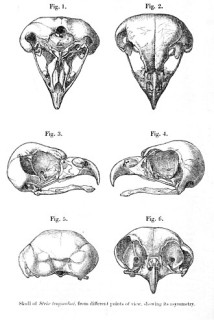
#> input picture tests/fixtures/composition/images/real_candidates/commons-balanced-negative-10.jpg, 214 x 320 px
$ python -i linear.py   (imports and definitions only)   (older library calls are emulated)
#> lines starting #> are read from the running program, lines starting #| are printed output that depends on the picture; after the words box and inside, x2 and y2 are one past the last pixel; in counts of white or black regions, pixels touching at a corner belong together
#> further down, picture is the input picture: shape (320, 214); min 5, max 255, mean 228.9
from __future__ import annotations

import math

import cv2
import numpy as np

from src.core.composition.features import CompositionFeatures, LineFeature
from src.core.composition.thresholds import evidence_weight
from src.core.entities import CompositionEvidenceType, CompositionMode

from .common import evidence, normalized_line, point, result


def _cross_silhouette_strength(gray: np.ndarray) -> tuple[float, tuple[float, float] | None]:
    blurred = cv2.GaussianBlur(np.asarray(gray), (5, 5), 0)
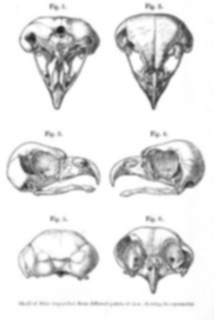
#> blurred: shape (320, 214); min 27, max 255, mean 228.9
    _, binary = cv2.threshold(
        blurred,
        0,
        255,
        cv2.THRESH_BINARY + cv2.THRESH_OTSU,
    )
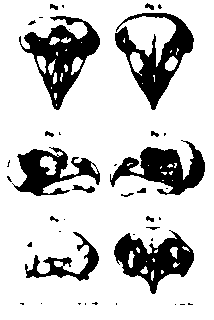
#> binary: shape (320, 214); 79.8% white; 42 black regions (25 under 20 px), largest, box (x1, y1, x2, y2) and area: (19, 16, 100, 110) 2927, (115, 13, 194, 110) 2761, (114, 230, 194, 294) 2417
    height, width = binary.shape
#> height = 320; width = 214
    image_area = height * width
#> image_area = 68480
    best_strength = 0.0
    best_center = None
    for mask in (binary, cv2.bitwise_not(binary)):
        contours, _ = cv2.findContours(
            mask,
            cv2.RETR_EXTERNAL,
            cv2.CHAIN_APPROX_SIMPLE,
        )
        for contour in contours:
            area_ratio = cv2.contourArea(contour) / image_area
            if not 0.015 <= area_ratio <= 0.6:
                continue
            x, y, box_width, box_height = cv2.boundingRect(contour)
            if box_width < 0.15 * width or box_height < 0.15 * height:
                continue
            center_x = (x + box_width / 2.0) / width
            center_y = (y + box_height / 2.0) / height
            centrality = max(
                0.0,
                1.0 - math.dist((center_x, center_y), (0.5, 0.5)) / 0.35,
            )
            if not centrality:
                continue
            component = np.zeros_like(mask)
            cv2.drawContours(component, [contour], -1, 1, thickness=-1)
            crop = component[y : y + box_height, x : x + box_width]
            vertical_start = int(0.4 * box_width)
            vertical_end = max(vertical_start + 1, int(0.6 * box_width))
            horizontal_start = int(0.4 * box_height)
            horizontal_end = max(horizontal_start + 1, int(0.6 * box_height))
            vertical = float(
                crop[:, vertical_start:vertical_end].mean()
            )
            horizontal = float(
                crop[horizontal_start:horizontal_end, :].mean()
            )
            corner_height = max(1, int(0.28 * box_height))
            corner_width = max(1, int(0.28 * box_width))
            corners = np.concatenate(
                [
                    crop[:corner_height, :corner_width].ravel(),
                    crop[:corner_height, -corner_width:].ravel(),
                    crop[-corner_height:, :corner_width].ravel(),
                    crop[-corner_height:, -corner_width:].ravel(),
                ]
            )
            corner_penalty = float(corners.mean())
            strength = min(vertical, horizontal) * (1.0 - corner_penalty) * centrality
            if strength > best_strength:
                best_strength = strength
                best_center = (center_x, center_y)
#> this loop made 2 passes
#> contours on pass 1: [[[0, 0], [0, 319], [213, 319], [213, 0]]]
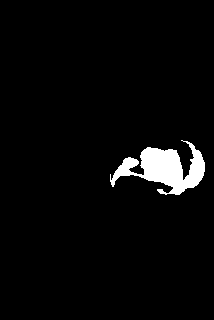
#> component: shape (320, 214); values 0 (black) and 1 (white), 3.5% white; 1 white region, box (x1, y1, x2, y2) and area: (110, 140, 205, 195) 2411
#> after the loop, best_center = (0.736, 0.523); best_strength = 0.168
    normalized = cv2.resize(blurred, (100, 100), interpolation=cv2.INTER_AREA)
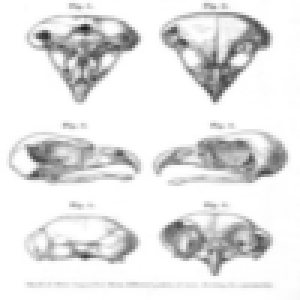
#> normalized: shape (100, 100) (shown 3 times larger); min 30, max 255, mean 228.9
    best_contrast = 0.0
    for lower, upper in ((0.15, 0.85), (0.25, 0.75), (0.30, 0.70)):
        start = int(lower * 100)
        end = int(upper * 100)
        span = end - start
        arm_half_width = max(2, int(0.18 * span))
        plus_mask = np.zeros((100, 100), dtype=bool)
        plus_mask[start:end, 50 - arm_half_width : 50 + arm_half_width] = True
        plus_mask[50 - arm_half_width : 50 + arm_half_width, start:end] = True
        corner_mask = np.zeros_like(plus_mask)
        corner_size = int(0.28 * span)
        corner_mask[start : start + corner_size, start : start + corner_size] = True
        corner_mask[start : start + corner_size, end - corner_size : end] = True
        corner_mask[end - corner_size : end, start : start + corner_size] = True
        corner_mask[end - corner_size : end, end - corner_size : end] = True
        contrast = abs(
            float(normalized[plus_mask].mean())
            - float(normalized[corner_mask].mean())
        ) / 255.0
        best_contrast = max(best_contrast, contrast)
#> this loop made 3 passes
#> contrast on passes 1 to 3: 0.101, 0.0118, 0.057
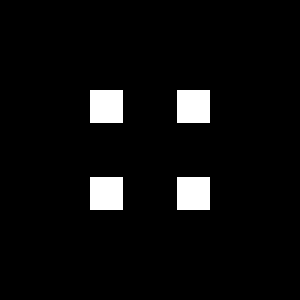
#> corner_mask: shape (100, 100) bool (shown 3 times larger); 4.8% white; 4 white regions, box (x1, y1, x2, y2) and area: (30, 30, 41, 41) 121, (59, 30, 70, 41) 121, (30, 59, 41, 70) 121, (59, 59, 70, 70) 121
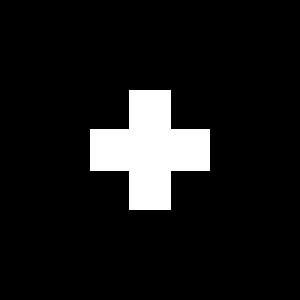
#> plus_mask: shape (100, 100) bool (shown 3 times larger); 9.2% white; 1 white region, box (x1, y1, x2, y2) and area: (30, 30, 70, 70) 924
    tonal_strength = min(1.0, best_contrast / 0.33)
#> tonal_strength = 0.305
    if tonal_strength > best_strength:
        best_strength = tonal_strength
#> best_strength = 0.305
        best_center = (0.5, 0.5)
    return best_strength, best_center


# [11 lines that did not run here, left out]


def _mode(features, mode, predicate, description):
    strength, lines = _weighted_strength(features, mode, predicate)
    score = strength * 100
    return result(
        mode,
        score,
        features,
        [
            evidence(
                CompositionEvidenceType.LINE,
                strength,
                description,
                lines=[normalized_line(line) for line in sorted(lines, key=lambda item: item.length, reverse=True)[:5]],
            )
        ] if lines else [],
    )


def _horizontal_band_strength(features: CompositionFeatures) -> float:
    gradient_angles = np.asarray(features.gradient_angle) % 180.0
    gradient_magnitude = np.asarray(features.gradient_magnitude)
    strong = gradient_magnitude > np.percentile(gradient_magnitude, 80)
    if not np.any(strong):
        return 0.0
    horizontal_normal = np.minimum(
        np.abs(gradient_angles - 90.0),
        180.0 - np.abs(gradient_angles - 90.0),
    )
    vertical_normal = np.minimum(np.abs(gradient_angles), 180.0 - np.abs(gradient_angles))
    horizontal_energy = float(
        gradient_magnitude[strong & (horizontal_normal <= 12.0)].sum()
    )
    vertical_energy = float(
        gradient_magnitude[strong & (vertical_normal <= 12.0)].sum()
    )
    energy_ratio = horizontal_energy / max(vertical_energy, 1e-6)
    gray = np.asarray(features.gray, dtype=np.uint8)
    blurred = cv2.GaussianBlur(gray, (5, 5), 0)
    row_gradient = np.abs(cv2.Sobel(blurred, cv2.CV_32F, 0, 1, ksize=3))
    row_strength = row_gradient.mean(axis=1)
    cutoff = max(8.0, float(np.percentile(row_gradient, 80)))
    row_coverage = (row_gradient > cutoff).mean(axis=1)
    normalized_rows = row_strength / (float(np.percentile(row_strength, 95)) + 1e-6)
    normalized_rows *= np.sqrt(row_coverage)
    band_peak = float(np.percentile(normalized_rows, 95))
    band_span = float(np.mean(normalized_rows > 0.35))
    return (
        float(np.clip((energy_ratio - 1.35) / 1.2, 0.0, 1.0))
        * min(1.0, band_peak / 0.62)
        * min(1.0, band_span / 0.20)
    )


def score_linear_modes(features: CompositionFeatures):
    diagonal_angle = math.degrees(math.atan2(features.analysis_height, features.analysis_width))
    horizontal = _mode(features, CompositionMode.HORIZONTAL, lambda line: line.angle <= 10, "长水平线主导画面")
    vertical = _mode(features, CompositionMode.VERTICAL, lambda line: line.angle >= 80, "长垂直线主导画面")
    diagonal = _mode(
        features,
        CompositionMode.DIAGONAL,
        lambda line: abs(line.angle - diagonal_angle) <= 8 and line.length >= 0.35,
        "跨画面线条贴近对角方向",
    )
    gradient_angles = np.asarray(features.gradient_angle) % 180.0
    gradient_magnitude = np.asarray(features.gradient_magnitude)
    strong_gradient = gradient_magnitude > np.percentile(gradient_magnitude, 80)
    normal_targets = (90.0 - diagonal_angle, 90.0 + diagonal_angle)
    differences = [
        np.minimum(
            np.abs(gradient_angles - target),
            180.0 - np.abs(gradient_angles - target),
        )
        for target in normal_targets
    ]
    diagonal_gradient = strong_gradient & (np.minimum(*differences) <= 10.0)
    total_gradient = float(gradient_magnitude[strong_gradient].sum())
    gradient_strength = (
        float(gradient_magnitude[diagonal_gradient].sum()) / total_gradient
        if total_gradient
        else 0.0
    )
    gradient_score = 100.0 * gradient_strength
    if gradient_score > diagonal.match_score:
        representative = LineFeature(
            x1=0.05,
            y1=0.05,
            x2=0.95,
            y2=0.95,
            angle=diagonal_angle,
            length=1.0,
        )
        diagonal = result(
            CompositionMode.DIAGONAL,
            gradient_score,
            features,
            [
                evidence(
                    CompositionEvidenceType.LINE,
                    gradient_strength,
                    "短边缘在画面中重复形成对角主方向",
                    lines=[normalized_line(representative)],
                )
            ],
        )
    oblique = _mode(
        features,
        CompositionMode.OBLIQUE,
        lambda line: 12 <= line.angle <= 78 and abs(line.angle - diagonal_angle) > 8,
        "倾斜主方向形成动势",
    )
    band_strength = _horizontal_band_strength(features)
    if (
        band_strength
        and oblique.match_score <= horizontal.match_score
        and vertical.match_score <= horizontal.match_score + 15
    ):
        band_score = 75.0 * band_strength
        if band_score > horizontal.match_score:
            representative = LineFeature(
                x1=0.05,
                y1=0.50,
                x2=0.95,
                y2=0.50,
                angle=0.0,
                length=0.9,
            )
            horizontal = result(
                CompositionMode.HORIZONTAL,
                band_score,
                features,
                [
                    evidence(
                        CompositionEvidenceType.LINE,
                        band_strength,
                        "宽幅水平层带主导画面",
                        lines=[normalized_line(representative)],
                    )
                ],
            )
    h_strength, h_lines = _weighted_strength(
        features, CompositionMode.CROSS, lambda line: line.angle <= 10
    )
    v_strength, v_lines = _weighted_strength(
        features, CompositionMode.CROSS, lambda line: line.angle >= 80
    )
    intersections = [
        pair
        for pair in features.intersections
        if 0.15 <= pair[0] <= 0.85 and 0.15 <= pair[1] <= 0.85
    ]
    intersection_weight = evidence_weight(
        CompositionMode.CROSS,
        "intersection" if intersections else "missing_intersection",
    )
    cross_strength = min(h_strength, v_strength) * intersection_weight
    silhouette_strength, silhouette_center = _cross_silhouette_strength(features.gray)
    # Silhouette fallback: strong cross patterns (≥0.4) pass through at
    # full strength; weaker ones are scaled down to suppress noise.
    silhouette_contribution = (
        silhouette_strength if silhouette_strength >= 0.40
        else silhouette_strength * 0.35
    )
    # Gradient-based cross: two perpendicular dominant gradient directions
    # with similar energy, concentrated near center.
    gradient_cross = 0.0
    gradient_angles = np.asarray(features.gradient_angle) % 180.0
    gradient_magnitude = np.asarray(features.gradient_magnitude)
    strong = gradient_magnitude > np.percentile(gradient_magnitude, 75)
    if np.any(strong):
        vertical_mask = strong & ((gradient_angles <= 10) | (gradient_angles >= 170))
        horizontal_mask = strong & (np.abs(gradient_angles - 90) <= 10)
        v_energy = float(gradient_magnitude[vertical_mask].sum())
        h_energy = float(gradient_magnitude[horizontal_mask].sum())
        total_energy = float(gradient_magnitude[strong].sum())
        if total_energy > 0 and v_energy > 0 and h_energy > 0:
            # Both directions must have significant presence
            balance = min(v_energy, h_energy) / max(v_energy, h_energy)
            combined = (v_energy + h_energy) / total_energy
            gradient_cross = combined * balance * 0.65
    cross_strength = max(cross_strength, silhouette_contribution, gradient_cross)
    cross = result(
        CompositionMode.CROSS,
        cross_strength * 100,
        features,
        [
            evidence(
                CompositionEvidenceType.LINE_INTERSECTION,
                cross_strength,
                "主水平与垂直结构形成交叉",
                points=(
                    [point(*silhouette_center)]
                    if silhouette_contribution >= cross_strength * 0.9
                    and silhouette_center is not None
                    else [
                        point(float(value[0]), float(value[1]))
                        for value in intersections[:3]
                    ]
                ),
                lines=[normalized_line(line) for line in (h_lines[:2] + v_lines[:2])],
            )
        ] if (h_lines and v_lines) or (silhouette_contribution > 0.15 and silhouette_center is not None) else [],
    )
    return [diagonal, horizontal, oblique, cross, vertical]

>>> import cv2
>>> picture = cv2.imread('../../../../tests/fixtures/composition/images/real_candidates/commons-balanced-negative-10.jpg', cv2.IMREAD_GRAYSCALE)
>>> result = _cross_silhouette_strength(picture)
#> result = (0.305, (0.5, 0.5))

$ run again, on tests/fixtures/composition/images/real_candidates/commons-balanced-negative-15.jpg
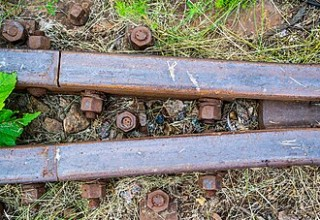
#> input picture tests/fixtures/composition/images/real_candidates/commons-balanced-negative-15.jpg, 320 x 220 px
#> in _cross_silhouette_strength, `_, binary = cv2.threshold( blurred, 0, 255, cv2.THRESH_BINARY + cv2.TH..`:
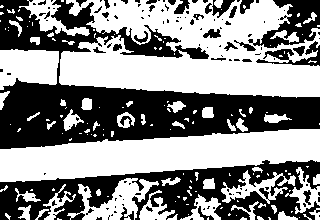
#> binary: shape (220, 320); 54.5% white; 126 black regions (94 under 20 px), largest, box (x1, y1, x2, y2) and area: (0, 0, 320, 149) 18369, (0, 160, 320, 220) 9474, (248, 0, 320, 48) 1582
#> the loop in _cross_silhouette_strength, `for mask in (binary, cv2.bitwise_not(binary)):` made 2 passes
#> after the loop in _cross_silhouette_strength, `for mask in (binary, cv2.bitwise_not(binary)):`: best_center = (0.5, 0.707); best_strength = 0.146
#> in _cross_silhouette_strength, `normalized = cv2.resize(blurred, (100, 100), interpolation=cv2.INTER_A..`:
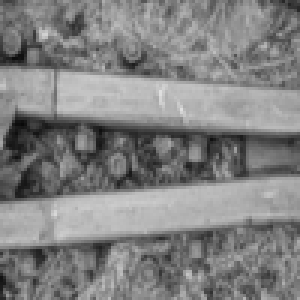
#> normalized: shape (100, 100) (shown 3 times larger); min 9, max 223, mean 128.9
#> the loop in _cross_silhouette_strength, `for lower, upper in ((0.15, 0.85), (0.25, 0.75), (0.30, 0.70)):` made 3 passes
#> (contrast, best_contrast) on passes 1 to 3: (0.109, 0.109), (0.22, 0.22), (0.211, 0.22)
#> tonal_strength = 0.666
#> result = (0.666, (0.5, 0.5))
